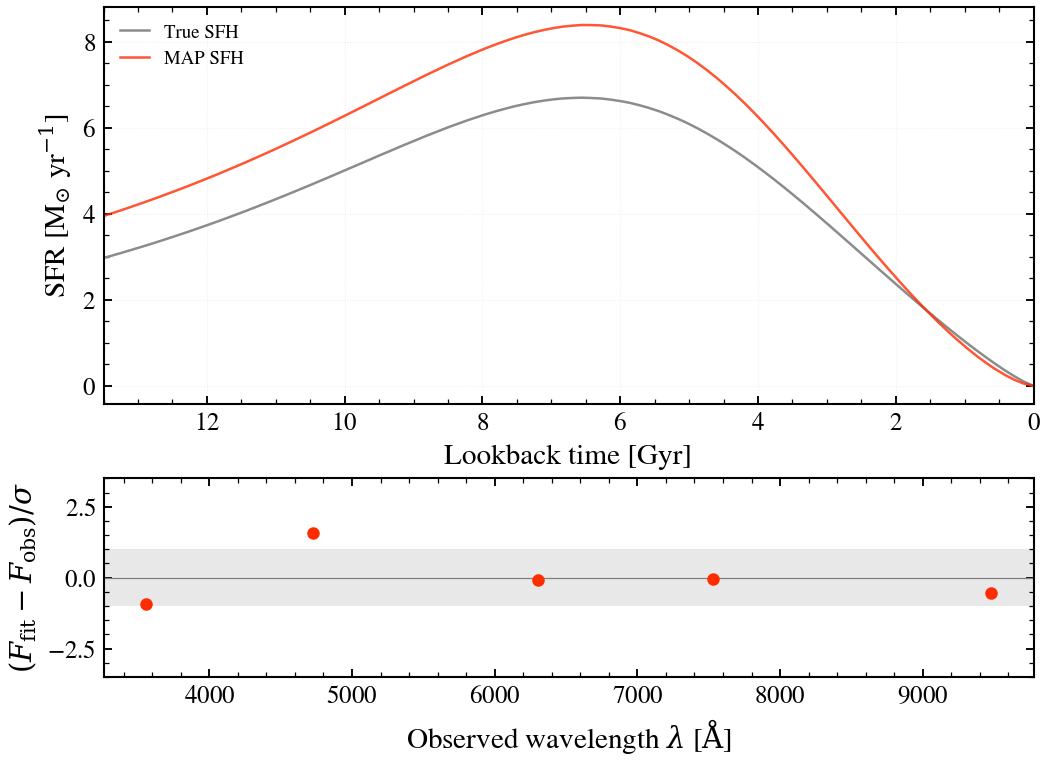

Write Python code to recreate this figure.
"""
SFH recovery with MAP: double power-law against mock photometry
===============================================================

Simulate a galaxy with a double-power-law (dpl) star formation history, mock
SDSS photometry at S/N=20, and recover the SFH using MAP optimization. The
figure compares the true and recovered SFH as a function of time, with the
bottom panel showing photometric residuals normalized by noise. The recovery
demonstrates how well the SED fitting posterior reconstructs SFH shape despite
degeneracies with dust and metallicity.

Reference: Conroy 2013, ARA&A, 51, 393 (SED fitting overview).
"""

import os

os.environ["TF_CPP_MIN_LOG_LEVEL"] = "2"  # suppress XLA/PjRt C++ INFO+WARNING logs

import warnings

import jax
import jax.numpy as jnp
import matplotlib.pyplot as plt
import numpy as np

import tengri
from tengri.analysis.plotting import setup_style

setup_style()
warnings.filterwarnings("ignore", message=".*BakedInBackend.*")

ssp = tengri.load_ssp()
obs = tengri.Observation(
    photometry=tengri.Photometry.from_names(["sdss_u", "sdss_g", "sdss_r", "sdss_i", "sdss_z"])
)

model = tengri.SEDModel.build(
    ssp,
    observation=obs,
    sfh={"type": "dpl", "*": tengri.FREE},
    dust={
        "type": "two_component",
        "*": tengri.FIXED,
        "tau_diff": tengri.Uniform(0.0, 1.5),
        "slope": -0.7,
    },
    redshift=tengri.Fixed(0.05),
    approx=tengri.WavePrecomp(),
)

# Define true parameters: dpl model with alpha=2.5, beta=1.2, tau_gyr=8.0
key = jax.random.PRNGKey(42)
truth = dict(model.spec.sample(key))
truth.update(
    sfh_dpl_alpha=2.5,
    sfh_dpl_beta=1.2,
    sfh_dpl_tau_gyr=8.0,
    sfh_dpl_log_total_mass=10.0,
    dust_tau_diff=0.3,
)

# Mock photometry at S/N = 20
mock = model.mock(truth, snr=20.0, key=key)

# Fit with MAP
forward = tengri.ForwardModel.build(sed=model, observation=obs)
posterior = forward.fit(
    mock.flux_obs,
    mock.noise,
    method="map",
    optimizer="adam",
    n_steps=300,
    verbose=False,
)
fit_params = posterior.params

# Get photometric predictions and residuals
flux_truth = np.asarray(mock.flux_true)
flux_fit = np.asarray(model.predict_photometry(fit_params))
flux_obs = np.asarray(mock.flux_obs)
noise = np.asarray(mock.noise)
wave_eff = np.array([float(jnp.mean(w)) for w in obs.photometry.filter_waves])

# Get SFH predictions over a time grid
sfh_true_dict = model.predict_sfh(truth, n_linear=100)
sfh_fit_dict = model.predict_sfh(fit_params, n_linear=100)
t_lookback = sfh_true_dict["t_gyr"]
sfh_true = sfh_true_dict["sfr_mean"]
sfh_fit = sfh_fit_dict["sfr_mean"]

# Set up figure: top panel SFH, bottom panel photometric residuals
fig, (ax_sfh, ax_res) = plt.subplots(
    2,
    1,
    figsize=(8.0, 5.8),
    sharex=False,
    gridspec_kw={"height_ratios": [2, 1], "hspace": 0.25},
)

# Top: SFH comparison
ax_sfh.plot(t_lookback, sfh_true, color="0.55", lw=1.2, label="True SFH")
ax_sfh.plot(t_lookback, sfh_fit, color="C3", lw=1.2, alpha=0.8, label="MAP SFH")
ax_sfh.set_ylabel(r"SFR [M$_{\odot}$ yr$^{-1}$]")
ax_sfh.set_xlabel(r"Lookback time [Gyr]")
ax_sfh.legend(frameon=False, fontsize=9, loc="upper left")
ax_sfh.set_xlim(13.5, 0.0)
ax_sfh.grid(True, alpha=0.2, linestyle=":")

# Bottom: photometric residuals
residual = (flux_fit - flux_obs) / noise
ax_res.axhline(0.0, color="0.5", lw=0.6)
ax_res.axhspan(-1.0, 1.0, color="0.85", alpha=0.6, lw=0)
ax_res.plot(wave_eff, residual, "o", color="C3", ms=5)
ax_res.set_ylim(-3.5, 3.5)
ax_res.set_ylabel(r"$(F_{\rm fit} - F_{\rm obs})/\sigma$")
ax_res.set_xlabel(r"Observed wavelength $\lambda$ [$\mathrm{\AA}$]")

plt.savefig("plot_sfh_recovery_test.png", dpi=150, bbox_inches="tight")
